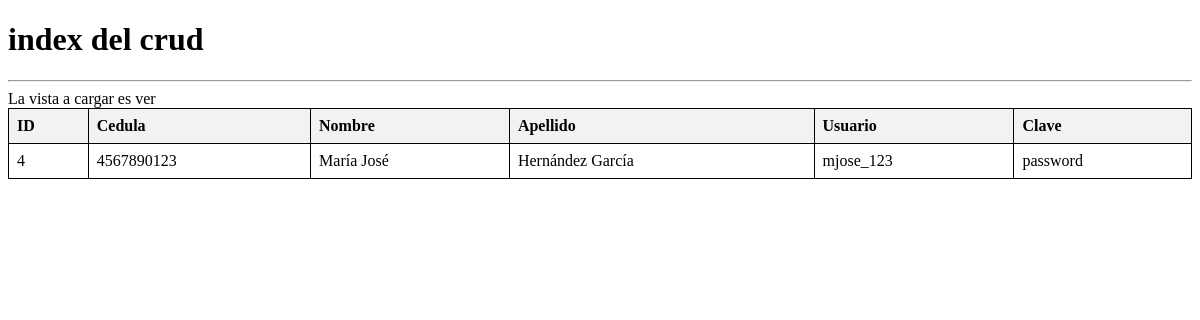
/?cargar=ver&id=4, run on the app's committed database.
### tables this page shows
CREATE TABLE `persona` (
  `id` int(11) NOT NULL,
  `cedula` varchar(11) NOT NULL,
  `nombres` varchar(20) NOT NULL,
  `apellidos` varchar(50) NOT NULL,
  `usuario` varchar(50) NOT NULL,
  `clave` varchar(20) NOT NULL
);

### modelos/conexion.php (called while the page is built, shortened)
<?php
    Class Conexion{
        private $con;
        public function __construct(){
            $this -> host = "localhost";
            $this -> user = "root";
            $this -> pass = "";
            $this -> bd = "personas";
            $this -> con = mysqli_connect($this -> host, $this -> user, $this -> pass,$this -> bd);
        }
        public function consulta_retorno($sql){
            $consulta = mysqli_query($this -> con, $sql);
            return $consulta;
        }
    }
?>

### controladores/ctr_personas.php (called while the page is built, shortened)
<?php
    include_once("modelos/persona.php");
    class ControladorPersona{
        private $persona;
        public function __construct(){
            $this -> persona = new Persona();
        }
        public function ver($id){
            $this -> persona -> set("id", $id);
            return $this -> persona -> ver();
        }
    }
?>

### modelos/persona.php (called while the page is built, shortened)
<?php
    include_once("conexion.php");
    class Persona{
        private $id;
        private $con;
        public function __construct(){
            $this -> con = new Conexion();
        }
        public function set($atributo, $contenido){
            return $this -> $atributo = $contenido;
        }
        public function ver(){
            $sql = "SELECT * FROM persona WHERE id = {$this -> id}";
            $resultado = $this -> con -> consulta_retorno($sql);
            $reg = mysqli_fetch_assoc($resultado);
            return $reg;
        }
    }
?>

### vistas/ver.php (the view, shortened to what this page needs)
<?php
    $controlador = new ControladorPersona();
    if(isset($_GET["id"])){
        $registro = $controlador -> ver($_GET["id"]);
    } else {
        header("Location:index.php");
    }
?>
<head>
</head>
<body>
    <main>
        <div>
            <table>
                <thead>
                    <th>ID</th>
                    <th>Cedula</th>
                    <th>Nombre</th>
                    <th>Apellido</th>
                    <th>Usuario</th>
                    <th>Clave</th>
                </thead>
                <tbody>
                    <?php
                        echo "<td>" . $registro["id"] . "</td>";
                        echo "<td>" . $registro["cedula"] . "</td>";
                        echo "<td>" . $registro["nombres"] . "</td>";
                        echo "<td>" . $registro["apellidos"] . "</td>";
                        echo "<td>" . $registro["usuario"] . "</td>";
                        echo "<td>" . $registro["clave"] . "</td>";
                    ?>
                </tbody>
            </table>
        </div>
    </main>
</body>

### vistas/ver.php (style rules this page uses)
table { width: 100%; border-collapse: collapse; }
table, th, td { border: 1px solid black; }
th, td { padding: 8px; text-align: left; }
th { background-color: #f2f2f2; }

### data on the page
persona: id "4", cedula "4567890123", nombres "María José", apellidos "Hernández García", usuario "mjose_123", clave "password"

### other printed values
$vista "ver"
